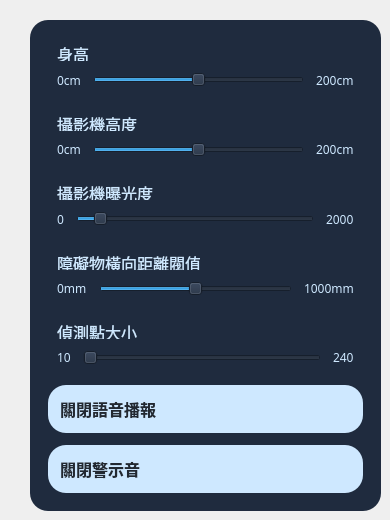
         <widget class="QWidget" name="setting_page">
          <property name="styleSheet">
           <string notr="true"/>
          </property>
          <widget class="QWidget" name="widget" native="true">
           <property name="geometry">
            <rect>
             <x>30</x>
             <y>20</y>
             <width>351</width>
             <height>491</height>
            </rect>
           </property>
           <property name="styleSheet">
            <string notr="true">QWidget{
	background-color: #1f2b3e;
	border-radius: 18px;
}

QLabel {
	color: #cee8ff;
}

QPushButton {
	color: white;
	text-align: left;
	border: none;
	padding: 12px 12px;
}

QPushButton:hover {
	background-color: #4d648d;
}

QPushButton:checked {
	background-color: #cee8ff;
	color: #222831;
	font-weight: bold;
}</string>
           </property>
           <layout class="QVBoxLayout" name="verticalLayout_7">
            <property name="spacing">
             <number>12</number>
            </property>
            <property name="leftMargin">
             <number>18</number>
            </property>
            <property name="topMargin">
             <number>18</number>
            </property>
            <property name="rightMargin">
             <number>18</number>
            </property>
            <property name="bottomMargin">
             <number>18</number>
            </property>
            <item>
             <layout class="QVBoxLayout" name="verticalLayout_4">
              <property name="leftMargin">
               <number>9</number>
              </property>
              <property name="topMargin">
               <number>9</number>
              </property>
              <property name="rightMargin">
               <number>9</number>
              </property>
              <property name="bottomMargin">
               <number>9</number>
              </property>
              <item>
               <widget class="QLabel" name="body_height_label">
                <property name="font">
                 <font>
                  <family>微軟正黑體</family>
                  <pointsize>12</pointsize>
                 </font>
                </property>
                <property name="text">
                 <string>身高</string>
                </property>
               </widget>
              </item>
              <item>
               <layout class="QHBoxLayout" name="horizontalLayout">
                <item>
                 <widget class="QLabel" name="min_body_height_label">
                  <property name="font">
                   <font>
                    <family>微軟正黑體</family>
                   </font>
                  </property>
                  <property name="text">
                   <string>0cm</string>
                  </property>
                 </widget>
                </item>
                <item>
                 <widget class="QSlider" name="body_height_slider">
                  <property name="maximum">
                   <number>200</number>
                  </property>
                  <property name="sliderPosition">
                   <number>100</number>
                  </property>
                  <property name="orientation">
                   <enum>Qt::Horizontal</enum>
                  </property>
                 </widget>
                </item>
                <item>
                 <widget class="QLabel" name="max_body_height_label">
                  <property name="font">
                   <font>
                    <family>微軟正黑體</family>
                   </font>
                  </property>
                  <property name="text">
                   <string>200cm</string>
                  </property>
                 </widget>
                </item>
               </layout>
              </item>
             </layout>
            </item>
            <item>
             <layout class="QVBoxLayout" name="verticalLayout_5">
              <property name="leftMargin">
               <number>9</number>
              </property>
              <property name="topMargin">
               <number>9</number>
              </property>
              <property name="rightMargin">
               <number>9</number>
              </property>
              <property name="bottomMargin">
               <number>9</number>
              </property>
              <item>
               <widget class="QLabel" name="camera_height_label">
                <property name="font">
                 <font>
                  <family>微軟正黑體</family>
                  <pointsize>12</pointsize>
                 </font>
                </property>
                <property name="text">
                 <string>攝影機高度</string>
                </property>
               </widget>
              </item>
              <item>
               <layout class="QHBoxLayout" name="horizontalLayout_4">
                <item>
                 <widget class="QLabel" name="min_camera_height_label">
                  <property name="font">
                   <font>
                    <family>微軟正黑體</family>
                   </font>
                  </property>
                  <property name="text">
                   <string>0cm</string>
                  </property>
                 </widget>
                </item>
                <item>
                 <widget class="QSlider" name="camera_height_slider">
                  <property name="maximum">
                   <number>200</number>
                  </property>
                  <property name="sliderPosition">
                   <number>100</number>
                  </property>
                  <property name="orientation">
                   <enum>Qt::Horizontal</enum>
                  </property>
                 </widget>
                </item>
                <item>
                 <widget class="QLabel" name="max_camera_height_label">
                  <property name="font">
                   <font>
                    <family>微軟正黑體</family>
                   </font>
                  </property>
                  <property name="text">
                   <string>200cm</string>
                  </property>
                 </widget>
                </item>
               </layout>
              </item>
             </layout>
            </item>
            <item>
             <layout class="QVBoxLayout" name="verticalLayout_8">
              <property name="leftMargin">
               <number>9</number>
              </property>
              <property name="topMargin">
               <number>9</number>
              </property>
              <property name="rightMargin">
               <number>9</number>
              </property>
              <property name="bottomMargin">
               <number>9</number>
              </property>
              <item>
               <widget class="QLabel" name="exposure_label">
                <property name="font">
                 <font>
                  <family>微軟正黑體</family>
                  <pointsize>12</pointsize>
                 </font>
                </property>
                <property name="text">
                 <string>攝影機曝光度</string>
                </property>
               </widget>
              </item>
              <item>
               <layout class="QHBoxLayout" name="horizontalLayout_5">
                <item>
                 <widget class="QLabel" name="min_exposure_label">
                  <property name="font">
                   <font>
                    <family>微軟正黑體</family>
                   </font>
                  </property>
                  <property name="text">
                   <string>0</string>
                  </property>
                 </widget>
                </item>
                <item>
                 <widget class="QSlider" name="exposure_slider">
                  <property name="minimum">
                   <number>0</number>
                  </property>
                  <property name="maximum">
                   <number>2000</number>
                  </property>
                  <property name="value">
                   <number>156</number>
                  </property>
                  <property name="sliderPosition">
                   <number>156</number>
                  </property>
                  <property name="orientation">
                   <enum>Qt::Horizontal</enum>
                  </property>
                 </widget>
                </item>
                <item>
                 <widget class="QLabel" name="max_exposure_label">
                  <property name="font">
                   <font>
                    <family>微軟正黑體</family>
                   </font>
                  </property>
                  <property name="text">
                   <string>2000</string>
                  </property>
                 </widget>
                </item>
               </layout>
              </item>
             </layout>
            </item>
            <item>
             <layout class="QVBoxLayout" name="verticalLayout_11">
              <property name="leftMargin">
               <number>9</number>
              </property>
              <property name="topMargin">
               <number>9</number>
              </property>
              <property name="rightMargin">
               <number>9</number>
              </property>
              <property name="bottomMargin">
               <number>9</number>
              </property>
              <item>
               <widget class="QLabel" name="lateral_distance_threshold_label">
                <property name="font">
                 <font>
                  <family>微軟正黑體</family>
                  <pointsize>12</pointsize>
                 </font>
                </property>
                <property name="text">
                 <string>障礙物橫向距離閥值</string>
                </property>
               </widget>
              </item>
              <item>
               <layout class="QHBoxLayout" name="horizontalLayout_7">
                <item>
                 <widget class="QLabel" name="min_lateral_distance_threshold_label">
                  <property name="font">
                   <font>
                    <family>微軟正黑體</family>
                   </font>
                  </property>
                  <property name="text">
                   <string>0mm</string>
                  </property>
                 </widget>
                </item>
                <item>
                 <widget class="QSlider" name="lateral_distance_threshold_slider">
                  <property name="minimum">
                   <number>0</number>
                  </property>
                  <property name="maximum">
                   <number>1000</number>
                  </property>
                  <property name="value">
                   <number>500</number>
                  </property>
                  <property name="sliderPosition">
                   <number>500</number>
                  </property>
                  <property name="orientation">
                   <enum>Qt::Horizontal</enum>
                  </property>
                 </widget>
                </item>
                <item>
                 <widget class="QLabel" name="max_lateral_distance_threshold_label">
                  <property name="font">
                   <font>
                    <family>微軟正黑體</family>
                   </font>
                  </property>
                  <property name="text">
                   <string>1000mm</string>
                  </property>
                 </widget>
                </item>
               </layout>
              </item>
             </layout>
            </item>
            <item>
             <layout class="QVBoxLayout" name="verticalLayout_13">
              <property name="leftMargin">
               <number>9</number>
              </property>
              <property name="topMargin">
               <number>9</number>
              </property>
              <property name="rightMargin">
               <number>9</number>
              </property>
              <property name="bottomMargin">
               <number>9</number>
              </property>
              <item>
               <widget class="QLabel" name="detect_point_size_label">
                <property name="font">
                 <font>
                  <family>微軟正黑體</family>
                  <pointsize>12</pointsize>
                 </font>
                </property>
                <property name="text">
                 <string>偵測點大小</string>
                </property>
               </widget>
              </item>
              <item>
               <layout class="QHBoxLayout" name="horizontalLayout_8">
                <item>
                 <widget class="QLabel" name="min_detect_point_size_label">
                  <property name="font">
                   <font>
                    <family>微軟正黑體</family>
                   </font>
                  </property>
                  <property name="text">
                   <string>10</string>
                  </property>
                 </widget>
                </item>
                <item>
                 <widget class="QSlider" name="detect_point_size_slider">
                  <property name="minimum">
                   <number>10</number>
                  </property>
                  <property name="maximum">
                   <number>240</number>
                  </property>
                  <property name="value">
                   <number>10</number>
                  </property>
                  <property name="sliderPosition">
                   <number>10</number>
                  </property>
                  <property name="orientation">
                   <enum>Qt::Horizontal</enum>
                  </property>
                 </widget>
                </item>
                <item>
                 <widget class="QLabel" name="max_detect_point_size_label">
                  <property name="font">
                   <font>
                    <family>微軟正黑體</family>
                   </font>
                  </property>
                  <property name="text">
                   <string>240</string>
                  </property>
                 </widget>
                </item>
               </layout>
              </item>
             </layout>
            </item>
            <item>
             <widget class="QPushButton" name="tts_btn">
              <property name="sizePolicy">
               <sizepolicy hsizetype="Minimum" vsizetype="Fixed">
                <horstretch>0</horstretch>
                <verstretch>0</verstretch>
               </sizepolicy>
              </property>
              <property name="font">
               <font>
                <family>微軟正黑體</family>
                <pointsize>12</pointsize>
               </font>
              </property>
              <property name="text">
               <string>關閉語音播報</string>
              </property>
              <property name="icon">
               <iconset resource="resources.qrc">
                <normaloff>:/img/mic_light.png</normaloff>
                <normalon>:/img/mic_dark.png</normalon>:/img/mic_light.png</iconset>
              </property>
              <property name="iconSize">
               <size>
                <width>24</width>
                <height>24</height>
               </size>
              </property>
              <property name="checkable">
               <bool>true</bool>
              </property>
              <property name="checked">
               <bool>true</bool>
              </property>
              <property name="autoExclusive">
               <bool>false</bool>
              </property>
             </widget>
            </item>
            <item>
             <widget class="QPushButton" name="alarm_btn">
              <property name="sizePolicy">
               <sizepolicy hsizetype="Minimum" vsizetype="Fixed">
                <horstretch>0</horstretch>
                <verstretch>0</verstretch>
               </sizepolicy>
              </property>
              <property name="font">
               <font>
                <family>微軟正黑體</family>
                <pointsize>12</pointsize>
               </font>
              </property>
              <property name="text">
               <string>關閉警示音</string>
              </property>
              <property name="icon">
               <iconset resource="resources.qrc">
                <normaloff>:/img/alarm_light.png</normaloff>
                <normalon>:/img/alarm_dark.png</normalon>:/img/alarm_light.png</iconset>
              </property>
              <property name="iconSize">
               <size>
                <width>24</width>
                <height>24</height>
               </size>
              </property>
              <property name="checkable">
               <bool>true</bool>
              </property>
              <property name="checked">
               <bool>true</bool>
              </property>
             </widget>
            </item>
           </layout>
          </widget>
         </widget>
